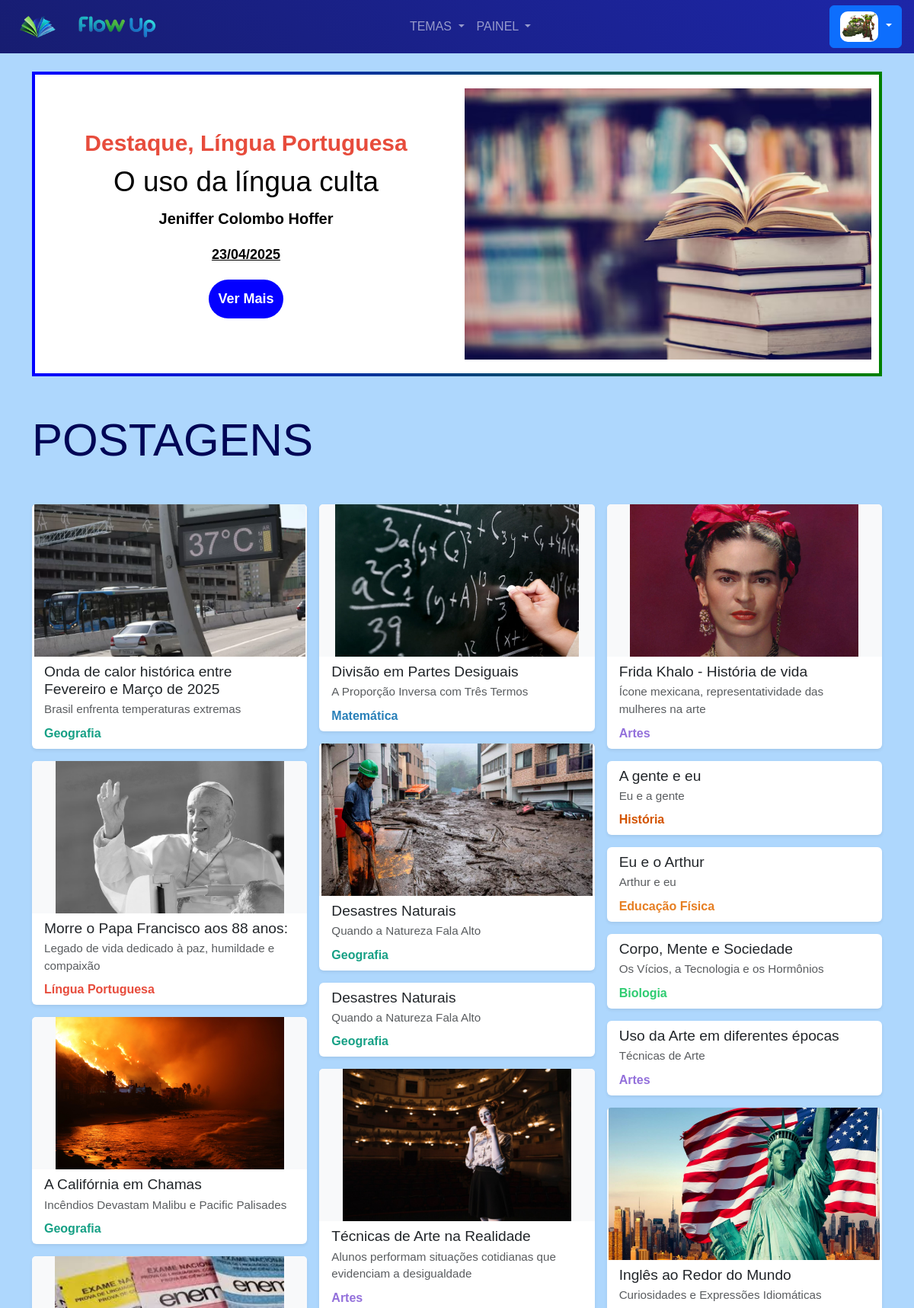
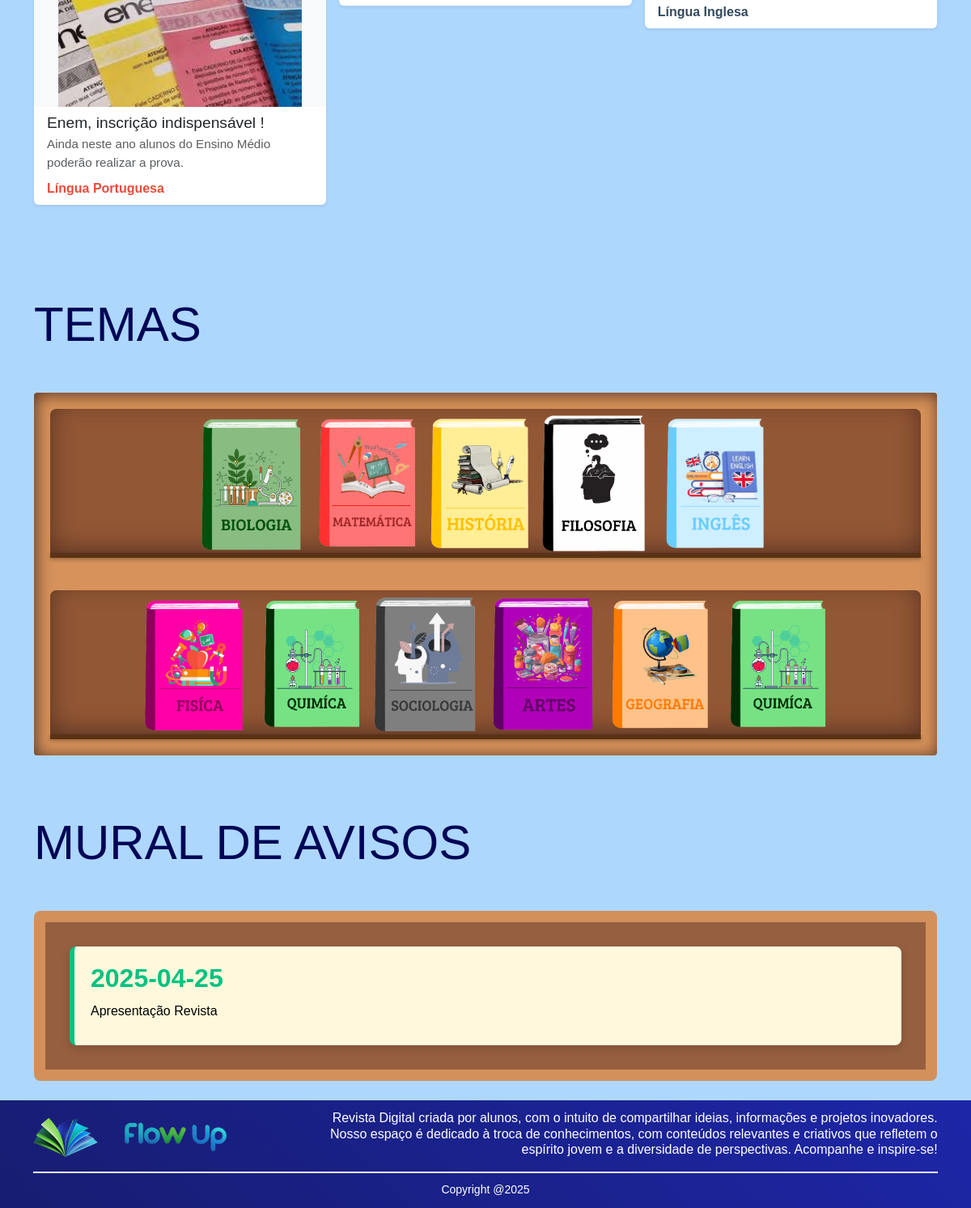
/Revista_Eletronica/views/revista.php (signed in), run on the app's committed database (2 pictures, top to bottom).
### tables this page shows
CREATE TABLE `posts` (
  `id_solicitacoes` int(11) NOT NULL,
  `grupo` int(11) NOT NULL,
  `id_usuario_solicitacoes` int(11) NOT NULL,
  `titulo` varchar(100) NOT NULL,
  `subtitulo` varchar(150) NOT NULL,
  `tema` varchar(100) NOT NULL,
  `conteudo` text NOT NULL,
  `img` varchar(225) DEFAULT NULL,
  `status` enum('pendente','aprovado','rejeitado','revisar') NOT NULL,
  `data_solicitacao` datetime NOT NULL
);

CREATE TABLE `usuarios` (
  `id` int(11) NOT NULL,
  `nome` varchar(100) NOT NULL,
  `email` varchar(140) NOT NULL,
  `senha` varchar(40) NOT NULL,
  `id_permissoes_usuario` int(3) NOT NULL,
  `perfil_foto` varchar(225) NOT NULL,
  `bio` varchar(500) NOT NULL
);

CREATE TABLE `avisos` (
  `id` int(11) NOT NULL,
  `conteudo` varchar(800) NOT NULL,
  `data_aviso` datetime NOT NULL,
  `data_expira` date NOT NULL,
  `id_usuario_aviso` int(11) NOT NULL
);

### Revista_Eletronica/views/revista.php (the view, shortened to what this page needs)
<?php
include('../config/conexao.php');
$cores_tema = [
    'Educação Física' => '#e67e22',
    'Física' => '#f1c40f',
    'Química' => '#8e44ad',
    'Biologia' => '#2ecc71',
    'Matemática' => '#2980b9',
    'Língua Portuguesa' => '#e74c3c',
    'Língua Inglesa' => '#34495e',
    'Geografia' => '#16a085',
    'História' => '#d35400',
    'Artes' => '#9370DB',
    'Filosofia' => '#7f8c8d',
    'Sociologia' => '#1abc9c',
];
$where_tema = isset($_SESSION['tema']) ? "AND p.tema = '" . $mysqli->real_escape_string($_SESSION['tema']) . "'" : "";
$todos_posts_result = $mysqli->query("
    SELECT
        p.*,
        u.nome AS autor,
        (SELECT COUNT(*) FROM likes l WHERE l.id_post_like = p.id_solicitacoes) AS total_likes
    FROM posts p
    INNER JOIN usuarios u ON p.id_usuario_solicitacoes = u.id
    WHERE p.status = 'aprovado' $where_tema
    ORDER BY total_likes DESC, p.data_solicitacao DESC
");
$destaques = [];
$destaques_grupos = [];
$grupos = [];
$grupos_adicionados = [];
if ($todos_posts_result && $todos_posts_result->num_rows > 0) {
    while ($pagina = $todos_posts_result->fetch_assoc()) {
        $grupo = $pagina['grupo'];
        if (count($destaques) < 3 && !in_array($grupo, $destaques_grupos)) {
            $destaques[] = $pagina;
            $destaques_grupos[] = $grupo;
            continue;
        }
        if (in_array($grupo, $destaques_grupos)) {
            continue;
        }
        if (isset($grupos_adicionados[$grupo])) {
            continue;
        }
        $grupos[$grupo][] = $pagina;
        $grupos_adicionados[$grupo] = true;
    }
}
$query = "SELECT conteudo, data_expira, id_usuario_aviso, data_aviso FROM avisos ORDER BY data_aviso DESC";
$avisos = $mysqli->query($query);
?>
<!DOCTYPE html>
<html lang="pt-br">
<head>
    <link rel="stylesheet" href="https://cdn.jsdelivr.net/npm/bootstrap-icons@1.11.3/font/bootstrap-icons.min.css">
    <link href="https://cdn.jsdelivr.net/npm/bootstrap@5.3.3/dist/css/bootstrap.min.css" rel="stylesheet">
    <link href="./nav.css?v=1.3" rel="stylesheet">
    <link rel="stylesheet" href="./revista.css?v=1.3">
</head>
<body style="display: flex; flex-direction: column; min-height: 100vh; margin: 0;">
    <nav class="navbar navbar-expand-lg navbar-dark bg-dark">
        <div class="container-fluid d-flex align-items-center justify-content-between position-relative">
            <div class="logo d-flex align-items-center">
                <a href="./revista.php" class="me-2">
                    <img src="../assets/LogoFlowUP.png" alt="Logo da Empresa Flow.UP" height="40">
                </a>
                <a href="./revista.php">
                    <img src="../assets/TextoFlowUp.png" alt="Flow.UP" height="30">
                </a>
            </div>
            <div class="perfil-wrapper d-flex align-items-center">
                <?php if (!empty($_SESSION['nivel']) && $_SESSION['nivel'] == 1): ?>
                    <a href="../public/index.php" class="btn btn-primary ms-2">Entrar</a>
                <?php else: ?>
                    <div class="dropdown">
                        <button class="btn btn-primary dropdown-toggle" type="button" data-bs-toggle="dropdown" aria-expanded="false">
                            <?php
                            if (!empty($_SESSION['foto'])) {
                                echo '<img src="' . $_SESSION['foto'] . '" class="user-profile" style="height: 5    0px; width: 50px;">';
                            } else {
                                echo '<i class="bi bi-person-circle"></i>';
                            }
                            ?>
                        </button>
                    </div>
                <?php endif; ?>
            </div>
        </div>
        <div class="collapse navbar-collapse justify-content-center" id="navbarNavDropdown">
            <ul class="navbar-nav">
                <li class="nav-item dropdown">
                    <a class="nav-link dropdown-toggle" href="#" role="button" data-bs-toggle="dropdown" aria-expanded="false">
                        TEMAS
                    </a>
                </li>
                <?php
                $menu_nome = ($_SESSION['nivel'] == 2) ? "PAINEL" : "ADMINISTRATIVO";
                if ($_SESSION['nivel'] > 1): ?>
                    <li class="nav-item dropdown">
                        <a class="nav-link dropdown-toggle" href="#" role="button" data-bs-toggle="dropdown" aria-expanded="false">
                            <?= $menu_nome ?>
                        </a>
                    </li>
                <?php endif; ?>
            </ul>
        </div>
    </nav>
    <div class="container mt-4">
        <?php if (!empty($destaques)): ?>
            <div id="destaqueCarousel" class="carousel slide" data-bs-ride="carousel">
                <div class="carousel-inner">
                    <?php
                    $active = true;
                    foreach ($destaques as $pagina):
                        $cor_tema = $cores_tema[$pagina['tema']] ?? '#000';
                    ?>
                        <div class="carousel-item <?php echo $active ? 'active' : ''; ?>">
                            <div class="header-container">
                                <div>
                                    <h4 style="font-size:30px; color:<?php echo htmlspecialchars($cor_tema); ?>;">
                                        <strong>Destaque, <?php echo htmlspecialchars($pagina['tema']); ?></strong>
                                    </h4>
                                    <h1 style="font-size:2.3rem;"><?php echo htmlspecialchars($pagina['titulo']); ?></h1>
                                    <p style="font-size:20px;"><strong><?php echo htmlspecialchars($pagina['autor'] ?? 'Autor desconhecido'); ?></strong></p>
                                    <p style="font-weight: bold; font-size:18px; text-decoration: underline;">
                                        <?php echo date('d/m/Y', strtotime($pagina['data_solicitacao'])); ?>
                                    </p>
                                    <a href="conteudo.php?id=<?= $pagina['id_solicitacoes'] ?>&destaque=Destaque," class="text-decoration-none">Ver Mais</a>
                                </div>
                                <?php if (!empty($pagina['img'])): ?>
                                    <div>
                                        <img src="../images/<?php echo htmlspecialchars($pagina['img']); ?>" alt="Imagem do post" class="img-fluid">
                                    </div>
                                <?php endif; ?>
                            </div>
                        </div>
                    <?php
                        $active = false;
                    endforeach;
                    ?>
                </div>
                <button class="carousel-control-prev" type="button" data-bs-target="#destaqueCarousel" data-bs-slide="prev">
                </button>
                <button class="carousel-control-next" type="button" data-bs-target="#destaqueCarousel" data-bs-slide="next">
                </button>
            </div>
        <?php endif; ?>
    </div>
    <div class="container mt-5 mb-5">
        <?php if (!empty($grupos)): ?>
            <h1 style="font-size:60px; color:#000556;" class="mb-5">POSTAGENS</h1>
            <div class="masonry-container">
                <?php foreach ($grupos as $grupo => $postagens): ?>
                    <?php
                    $post = $postagens[0];
                    $cor_tema = $cores_tema[$post['tema']] ?? '#000';
                    ?>
                    <div class="masonry-item">
                        <a href="conteudo.php?id=<?= $post['id_solicitacoes'] ?>" style="text-decoration: none;">
                            <div class="card border-0 shadow-sm mb-3">
                                <?php if (!empty($post['img'])): ?>
                                    <img src="../images/<?php echo htmlspecialchars($post['img']); ?>"
                                        class="card-img-top"
                                        alt="Imagem do post"
                                        style="height: 200px; object-fit: contain; background-color: #f8f9fa;">
                                <?php endif; ?>
                                <div class="card-body py-2">
                                    <h5 class="card-title mb-1" style="font-size: 1.2rem;">
                                        <?php echo htmlspecialchars($post['titulo']); ?>
                                    </h5>
                                    <p class="card-text text-muted mb-2" style="font-size: 0.95rem;">
                                        <?php echo htmlspecialchars($post['subtitulo']); ?>
                                    </p>
                                    <?php if (!empty($post['tema'])): ?>
                                        <p class="mb-0" style="color: <?= htmlspecialchars($cor_tema) ?>;">
                                            <strong><?= htmlspecialchars($post['tema']) ?></strong>
                                        </p>
                                    <?php endif; ?>
                                </div>
                            </div>
                        </a>
                    </div>
                <?php endforeach; ?>
            </div>
        <?php endif; ?>
    </div>
    <div class="container d-flex justify-content-center flex-column mt-5 mb-5">
        <h1 style="font-size:60px; color:#000556;" class="mb-5">TEMAS</h1>
        <div class="estante">
            <div class="prateleira">
                <a href="http://10.188.34.134:8000/eric-oliveira/Revista_Eletronica/views/revista.php?tema=Biologia">
                    <img class="livro img-fluid" src="../assets/livros/biologia.png" alt="Livro de Biologia">
                </a>
                <a href="http://10.188.34.134:8000/eric-oliveira/Revista_Eletronica/views/revista.php?tema=Matemática">
                    <img class="livro img-fluid" src="../assets/livros/matematica.png" alt="Livro de Matemática">
                </a>
                <a href="http://10.188.34.134:8000/eric-oliveira/Revista_Eletronica/views/revista.php?tema=História">
                    <img class="livro img-fluid" src="../assets/livros/historia.png" alt="Livro de História">
                </a>
                <a href="http://10.188.34.134:8000/eric-oliveira/Revista_Eletronica/views/revista.php?tema=Filosofia">
                    <img class="livro img-fluid" src="../assets/livros/filosofia.png" alt="Livro de Filosofia">
                </a>
                <a href="http://10.188.34.134:8000/eric-oliveira/Revista_Eletronica/views/revista.php?tema=Língua Inglesa">
                    <img class="livro img-fluid" src="../assets/livros/ingles.png" alt="Livro de Inglês">
                </a>
            </div>
            <div class="prateleira">
                <a href="http://10.188.34.134:8000/eric-oliveira/Revista_Eletronica/views/revista.php?tema=Física">
                    <img class="livro img-fluid" src="../assets/livros/fisica.png" alt="Livro de Física">
                </a>
                <a href="http://10.188.34.134:8000/eric-oliveira/Revista_Eletronica/views/revista.php?tema=Química">
                    <img class="livro img-fluid" src="../assets/livros/quimica.png" alt="Livro de Química">
                </a>
                <a href="http://10.188.34.134:8000/eric-oliveira/Revista_Eletronica/views/revista.php?tema=Sociologia">
                    <img class="livro img-fluid" src="../assets/livros/sociologia.png" alt="Livro de Sociologia">
                </a>
                <a href="http://10.188.34.134:8000/eric-oliveira/Revista_Eletronica/views/revista.php?tema=Artes">
                    <img class="livro img-fluid" src="../assets/livros/artes.png" alt="Livro de Artes">
                </a>
                <a href="http://10.188.34.134:8000/eric-oliveira/Revista_Eletronica/views/revista.php?tema=Geografia">
                    <img class="livro img-fluid" src="../assets/livros/geografia.png" alt="Livro de Geografia">
                </a>
                <a href="http://10.188.34.134:8000/eric-oliveira/Revista_Eletronica/views/revista.php?tema=Química">
                    <img class="livro img-fluid" src="../assets/livros/quimica.png" alt="Livro de Química">
                </a>
            </div>
        </div>
    </div>
    <?php if ($avisos->num_rows > 0): ?>
        <div class="container mt-4 mb-4">
            <h1 style="font-size:60px; color:#000556;" class="mb-5">MURAL DE AVISOS</h1>
            <div class="quadro">
                <?php while ($row = $avisos->fetch_assoc()): ?>
                    <div class="aviso-bloquinho">
                        <h2><strong><?= htmlspecialchars($row['data_expira'])?></strong></h2>
                        <p><?= htmlspecialchars($row['conteudo']) ?></p>
                    </div>
                <?php endwhile; ?>
            </div>
        </div>
    <?php endif; ?>
    <footer style="margin-top: auto;">
        <div>
            <div class="d-flex" style="gap: 30px;">
                <a href="./revista.php">
                    <img src="../assets/LogoFlowUP.png" alt="Logo da Empresa Flow.UP">
                </a>
                <a href="./revista.php">
                    <img src="../assets/TextoFlowUp.png" alt="Flow.UP">
                </a>
            </div>
            <h4>Revista Digital criada por alunos, com o intuito de compartilhar ideias, informações e projetos inovadores. Nosso espaço é dedicado à troca de conhecimentos, com conteúdos relevantes e criativos que refletem o espírito jovem e a diversidade de perspectivas. Acompanhe e inspire-se!</h4>
        </div>
        <hr>
        <p>Copyright @2025</p>
    </footer>
</body>
</html>

### data on the page
posts: tema "Língua Portuguesa", titulo "O uso da língua culta", id_usuario_solicitacoes.nome "Jeniffer Colombo Hoffer", data_solicitacao "23/04/2025", img (picture)
posts: img (picture), titulo "Onda de calor histórica entre Fevereiro e Março de 2025", subtitulo "Brasil enfrenta temperaturas extremas", tema "Geografia"
posts: img (picture), titulo "Morre o Papa Francisco aos 88 anos:", subtitulo "Legado de vida dedicado à paz, humildade e compaixão", tema "Língua Portuguesa"
posts: img (picture), titulo "A Califórnia em Chamas", subtitulo "Incêndios Devastam Malibu e Pacific Palisades", tema "Geografia"
posts: img (picture), titulo "Enem, inscrição indispensável !", subtitulo "Ainda neste ano alunos do Ensino Médio poderão realizar a prova.", tema "Língua Portuguesa"
posts: img (picture), titulo "Divisão em Partes Desiguais", subtitulo "A Proporção Inversa com Três Termos", tema "Matemática"
posts: img (picture), titulo "Desastres Naturais", subtitulo "Quando a Natureza Fala Alto", tema "Geografia"
posts: titulo "Desastres Naturais", subtitulo "Quando a Natureza Fala Alto", tema "Geografia"
posts: img (picture), titulo "Técnicas de Arte na Realidade", subtitulo "Alunos performam situações cotidianas que evidenciam a desigualdade", tema "Artes"
posts: img (picture), titulo "Frida Khalo - História de vida", subtitulo "Ícone mexicana, representatividade das mulheres na arte", tema "Artes"
posts: titulo "A gente e eu", subtitulo "Eu e a gente", tema "História"
posts: titulo "Eu e o Arthur", subtitulo "Arthur e eu", tema "Educação Física"
posts: titulo "Corpo, Mente e Sociedade", subtitulo "Os Vícios, a Tecnologia e os Hormônios", tema "Biologia"
posts: titulo "Uso da Arte em diferentes épocas", subtitulo "Técnicas de Arte", tema "Artes"
posts: img (picture), titulo "Inglês ao Redor do Mundo", subtitulo "Curiosidades e Expressões Idiomáticas", tema "Língua Inglesa"
avisos: data_expira "2025-04-25", conteudo "Apresentação Revista"

### other printed values
$menu_nome "PAINEL"
